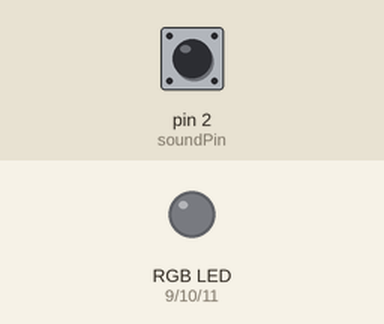
Bench run of a sketch on a simulated Arduino Uno, built with avr-gcc and run on an emulated ATmega328P. Parts: an RGB LED mixed from three pins (HIGH = lit). Inputs (shaded band) come from the test bench; at power-on: pin 2 (soundPin) HIGH.

Above: at 1.2 s.
1.3 s: pin 2 (soundPin) driven LOW
At 1.7 s:
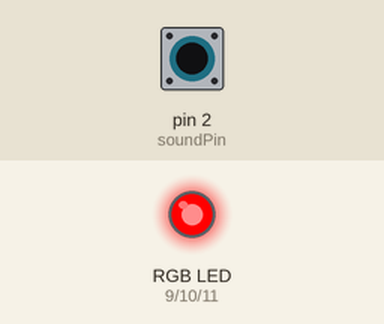
At 2.7 s:
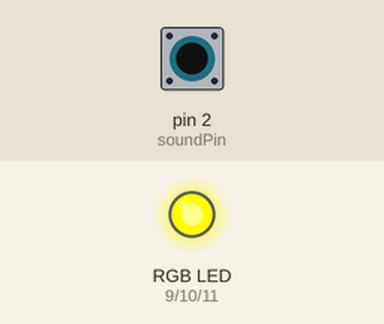
4.3 s: pin 2 (soundPin) pulsed HIGH 5 times (0.12 s each, 0.3 s apart)
At 6.2 s:
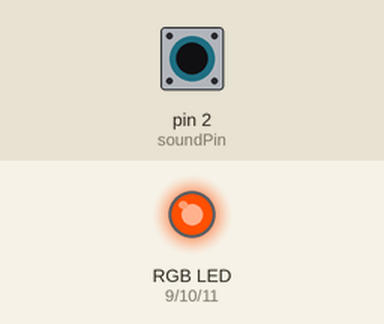
Timing chart, 0 to 10.3 s (numbered marks = the images above; inputs shaded):
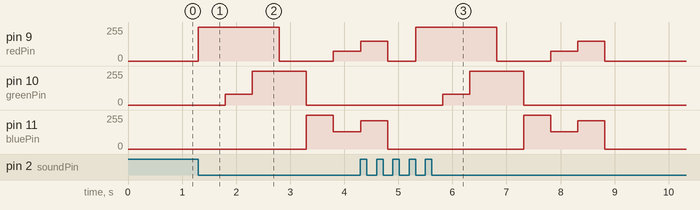

The sketch:

clap.ino
```cpp
const int soundPin = 2;

const int redPin = 9;
const int greenPin = 10;
const int bluePin = 11;

bool played = false;

void setup() {
  pinMode(soundPin, INPUT);

  pinMode(redPin, OUTPUT);
  pinMode(greenPin, OUTPUT);
  pinMode(bluePin, OUTPUT);

  turnOff();
}

void loop() {
  int soundState = digitalRead(soundPin);

  if (soundState == LOW && !played) {
    rainbowOnce();
    played = true;
    delay(500);
  }

  if (soundState == HIGH) {
    played = false; // reset for next clap
  }
}

void rainbowOnce() {
  // Red
  setColor(255, 0, 0); delay(500);
  // Orange
  setColor(255, 80, 0); delay(500);
  // Yellow
  setColor(255, 255, 0); delay(500);
  // Green
  setColor(0, 255, 0); delay(500);
  // Blue
  setColor(0, 0, 255); delay(500);
  // Indigo
  setColor(75, 0, 130); delay(500);
  // Violet
  setColor(148, 0, 211); delay(500);

  turnOff();
}

void setColor(int r, int g, int b) {
  analogWrite(redPin, r);
  analogWrite(greenPin, g);
  analogWrite(bluePin, b);
}

void turnOff() {
  analogWrite(redPin, 0);
  analogWrite(greenPin, 0);
  analogWrite(bluePin, 0);
}
```

Measured:
- after the input at 1.3 s, pin 9 (redPin): 0/255 → 255/255 at once, → 0/255 1.5 s later, → 75/255 1.0 s later; pin 10 (greenPin): 0/255 → 80/255 after 0.50 s, → 255/255 0.50 s later, → 0/255 1.0 s later; pin 11 (bluePin): 0/255 → 255/255 after 2.0 s, → 130/255 0.50 s later
- after the input at 4.3 s, pin 10 (greenPin): 0/255 → 80/255 after 1.5 s, → 255/255 0.50 s later, → 0/255 1.0 s later
